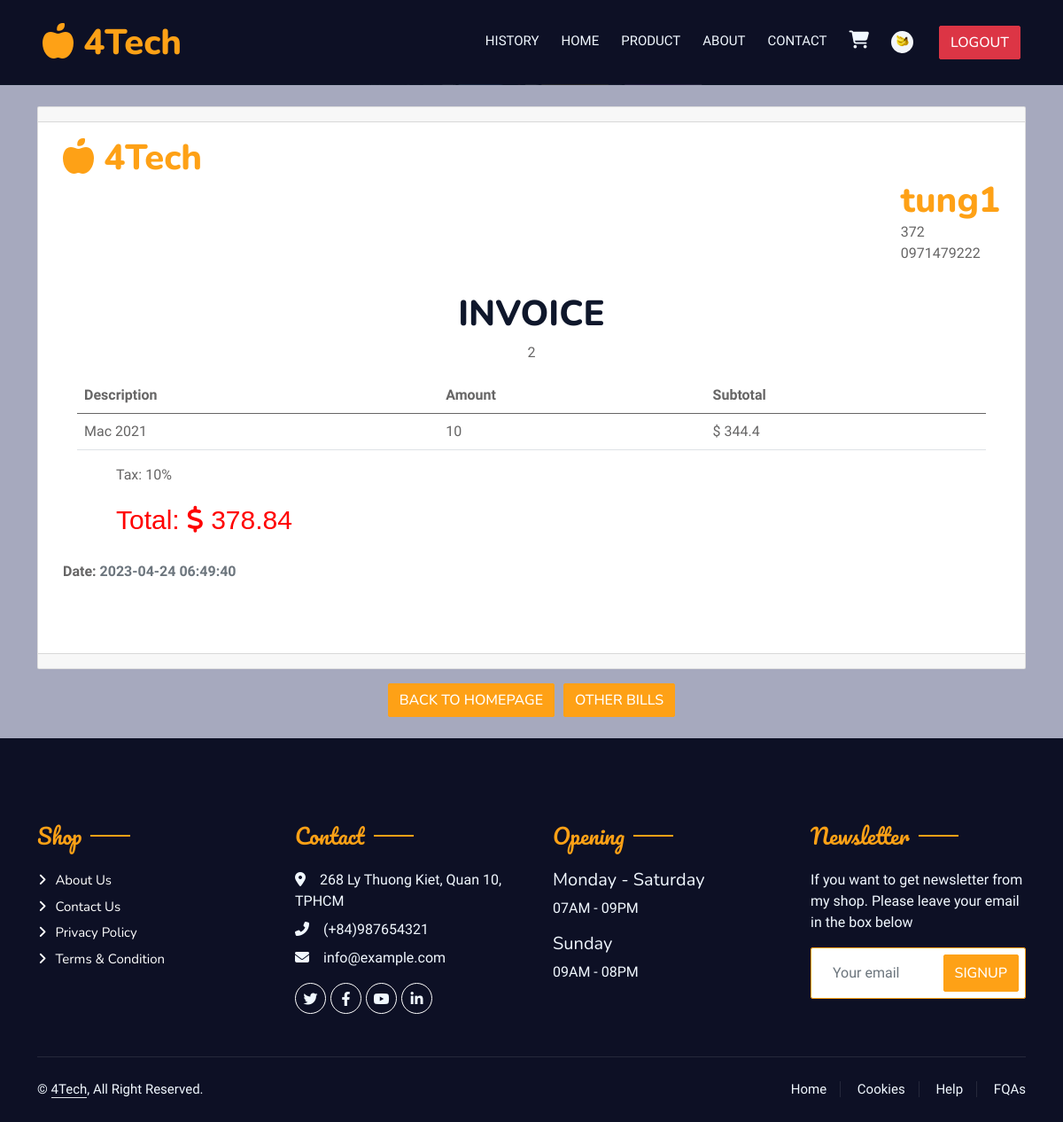
/history/bill.php?id=2 (signed in), run on the app's committed database.
### tables this page shows
CREATE TABLE `customer` (
  `id` int(11) NOT NULL,
  `username` varchar(50) NOT NULL,
  `password` text NOT NULL,
  `name` varchar(100) DEFAULT NULL,
  `phone` varchar(100) DEFAULT NULL,
  `address` varchar(256) DEFAULT NULL,
  `birthday` date DEFAULT NULL,
  `active` int(11) DEFAULT NULL,
  `image` text DEFAULT NULL,
  `status` varchar(10) DEFAULT NULL
);

CREATE TABLE `bill` (
  `id` int(11) NOT NULL,
  `customerID` int(11) NOT NULL,
  `date` text NOT NULL,
  `totalcost` int(11) NOT NULL,
  `Pay_method` char(10) DEFAULT NULL,
  `CHECKED` bit(1) NOT NULL
);

CREATE TABLE `products` (
  `id` int(11) NOT NULL,
  `name` varchar(255) NOT NULL,
  `price` varchar(255) NOT NULL,
  `type` varchar(255) NOT NULL,
  `image` varchar(255) NOT NULL,
  `image1` varchar(255) NOT NULL,
  `image2` varchar(255) NOT NULL,
  `image3` varchar(255) NOT NULL,
  `amount` int(11) DEFAULT NULL,
  `rating` int(11) NOT NULL,
  `chip` varchar(255) NOT NULL,
  `ram` varchar(255) NOT NULL,
  `screen` varchar(255) NOT NULL,
  `battery` varchar(255) NOT NULL,
  `outstanding` varchar(255) NOT NULL,
  `guarantee` varchar(255) NOT NULL
);

### history/bill.php (the view, shortened to what this page needs)
<?php
	if($_SESSION['role'] != 'customer'){
		echo 'This page is only for customer';
	}else{
		require_once('../config/config.php');
		$query = "select * from customer where id='".$_SESSION['id']."'";
		$res = $connection->query($query);
		$cusomer_info =  $res->fetch_assoc();
		$CUSTOMER_ID = $cusomer_info['id'];
		if(isset($_GET['id'])){
			$query = "select * from bill where id=".$_GET['id'];
			$res = $connection->query($query);
			$bill_detail = $res->fetch_assoc();
			$query = " select product_ID, amount from products_of_bill where bill_id=".$_GET['id'].' and customerID='.$CUSTOMER_ID;
			$res = $connection->query($query);
			$product_IDs = $res->fetch_all(MYSQLI_ASSOC);
			$products = array();
			foreach($product_IDs as $id){
				$query = "select * from products where id=".$id['product_ID'];
				$res = $connection->query($query);
				$product = $res->fetch_assoc();
				$product['quantity'] = $id['amount'];
				array_push($products, $product);
			}
		}else{
			header("Location: /history");
			exit;
		}
	}
?>
<!DOCTYPE html>
<html lang='en'>
	<head>
	</head>
	<body style="background-color: #a6a9be;">
		<?php include('../base/header.php'); ?>
			<div class="container-fluid">
					<div class="container mt-4 mb-4">
					<div class="card">
									<div class="card-header bg-black"></div>
									<div class="card-body">
										<div class="container">
										<div class="row">
											<div class="col-xl-12">
											<h1 class="text-primary m-0"><i class="fa-solid fa-apple-whole"></i> 4Tech</h1>
											</div>
										</div>
										<div class="row">
											<div class="col-xl-12">
											<ul class="list-unstyled text-primay float-end">
												<li><h1 class="text-primary m-0"><?php echo $cusomer_info['username']; ?></h1></li>
												<li><?php echo $cusomer_info['address']; ?></li>
												<li><?php echo $cusomer_info['phone']; ?></li>
											</ul>
											</div>
										</div>
										<div class="row text-center">
											<h3 class="text-uppercase text-center mt-3" style="font-size: 40px;">Invoice</h3>
											<p><?php echo $bill_detail['id']; ?></p>
										</div>
										<div class="row mx-3">
											<table class="table">
											<thead>
												<tr>
												<th scope="col">Description</th>
												<th scope="col">Amount</th>
												<th scope="col">Subtotal</th>
												</tr>
											</thead>
											<tbody>
												<?php
												$total = 0;
												foreach($products as $product){ ?>
													<tr>
														<td><?php echo $product['name']; ?></td>
														<td><?php echo $product['quantity']; ?></td>
														<td>$ <?php echo $product['price']*$product['quantity']; ?></td>
													</tr>
												<?php
												$total += $product['quantity']*$product['price'];
												} ?>
											</tbody>
											</table>
											</div>
										<div class="row">
											<div class="col-xl-8" style="margin-left:60px">
											<p>Tax: 10%</p>
											<p
												style="font-size: 30px; color: red; font-weight: 400;font-family: Arial, Helvetica, sans-serif;">
												Total:
												<span><i class="fas fa-dollar-sign"></i> <?php echo $total + 0.1*$total; ?></span></p>
											</div>
										</div>
										<div class="row mt-2 mb-5">
											<p class="fw-bold">Date: <span class="text-muted"><?php echo $bill_detail['date']; ?></span></p>
										</div>
										</div>
									</div>
									<div class="card-footer bg-black"></div>
									</div>
									<div class="row">
										<div class="col d-flex justify-content-center mt-3">
											<a class="btn btn-primary" href="/homepage/">Back to Homepage</a>
											<a href="/history" class="btn btn-primary" style="margin-left: 10px">Other bills</a>
										</div>
									</div>
					</div>
			</div>
	</body>
</html>

### base/header.php (shortened to what this page needs)
   <link rel="stylesheet" href="https://cdnjs.cloudflare.com/ajax/libs/font-awesome/6.4.0/css/all.min.css" type="text/css">
   <link href="https://cdn.jsdelivr.net/npm/bootstrap-icons@1.4.1/font/bootstrap-icons.css" rel="stylesheet" type="text/css">
   <link href="/utils/lib/animate/animate.min.css" rel="stylesheet" type="text/css">
   <link href="/utils/lib/owlcarousel/assets/owl.carousel.min.css" rel="stylesheet" type="text/css">
   <link href="/utils/lib/tempusdominus/css/tempusdominus-bootstrap-4.min.css" rel="stylesheet" type="text/css" />
   <link href="/utils/css/bootstrap.min.css" rel="stylesheet" type="text/css">
   <link href="/utils/css/style.css" rel="stylesheet">
<div class="container-fluid position-relative p-0"   style="background-color:#0d1025 ;">
           <nav class="navbar navbar-expand-lg navbar-dark px-4 px-lg-5 py-3 py-lg-0">
               <a href="/homepage/" class="navbar-brand p-0">
                   <h1 class="text-primary m-0"><i class="fa-solid fa-apple-whole"></i> 4Tech</h1>
               </a>
               <div class="collapse navbar-collapse" id="navbarCollapse">
                   <div class="navbar-nav ms-auto py-0 pe-4">
				<?php
					if(isset($_SESSION['username']) && $_SESSION['loggedin'] == true && $_SESSION['role']=='customer'){
					$link = mysqli_connect(DB_SERVER, DB_USERNAME, DB_PASSWORD, DB_NAME);
					$query = "select image from customer where username='".$_SESSION['username']."'";
					$image = $link->query($query)->fetch_assoc()['image'];
					echo "<a href='/history/' class='nav-item nav-link'>History</a>";
					}else{
					}?>
                       <a href="/homepage/" class="nav-item nav-link">Home</a>
                       <a href="/product-search/" class="nav-item nav-link">Product</a>
                       <a href="#about" class="nav-item nav-link">About</a>
                       <a href="#contact" class="nav-item nav-link">Contact</a>
				<?php if(isset($_SESSION['username']) && $_SESSION['loggedin'] == true && $_SESSION['role']=='customer'){
					echo '<a href="/cart/" class="nav-item nav-link"><i class="fa-solid fa-cart-shopping" style="font-size:20px"></i></a>';
                   	echo'<a href="/customer/" class="nav-item nav-link">';
					echo '<i><img src="'.$image.'" style="width:25px;height:25px;border-radius:20px;"></i>';
					echo '</a></div>';
					echo'<div class="d-flex justify-content-center"><a href="/login/logout.php" class="btn btn-danger" style="margin-left: 5px">Logout</a></div>';
				}else{
					echo'</div><div class="d-flex justify-content-center"><a href="/login/login.php" class="btn btn-primary">';
					echo "Login";
					echo '</a></div>';
				}
				?>
               </div>
           </nav>
       </div>

### utils/css/style.css (style rules this page uses)
:root { --primary: #FEA116; --light: #F1F8FF; --dark: #0F172B; }
.ff-secondary { font-family: 'Pacifico', cursive; }
.btn { font-family: 'Nunito', sans-serif; font-weight: 500; text-transform: uppercase; transition: .5s; }
.btn.btn-primary, .btn.btn-secondary { color: #FFFFFF; }
.navbar-dark .navbar-nav .nav-link { position: relative; margin-left: 25px; padding: 35px 0; font-size: 15px; color: var(--light) !important; text-transform: uppercase; font-weight: 500; outline: none; transition: .5s; }
@media (min-width: 992px) { .navbar-dark { position: absolute; width: 100%; top: 0; left: 0; z-index: 999; } }
.section-title { position: relative; display: inline-block; }
.section-title::before { position: absolute; content: ""; width: 45px; height: 2px; top: 50%; left: -55px; margin-top: -1px; background: var(--primary); }
.section-title::after { position: absolute; content: ""; width: 45px; height: 2px; top: 50%; right: -55px; margin-top: -1px; background: var(--primary); }
.section-title.text-start::before, .section-title.text-end::after { display: none; }
.footer .btn.btn-social { margin-right: 5px; width: 35px; height: 35px; display: flex; align-items: center; justify-content: center; color: var(--light); border: 1px solid #FFFFFF; border-radius: 35px; transition: .3s; }
.footer .btn.btn-link { display: block; margin-bottom: 5px; padding: 0; text-align: left; color: #FFFFFF; font-size: 15px; font-weight: normal; text-transform: capitalize; transition: .3s; }
.footer .btn.btn-link::before { position: relative; content: "\f105"; font-family: "Font Awesome 5 Free"; font-weight: 900; margin-right: 10px; }
.footer .copyright { padding: 25px 0; font-size: 15px; border-top: 1px solid rgba(256, 256, 256, .1); }
.footer .copyright a { color: var(--light); }
.footer .footer-menu a { margin-right: 15px; padding-right: 15px; border-right: 1px solid rgba(255, 255, 255, .1); }
.footer .footer-menu a:last-child { margin-right: 0; padding-right: 0; border-right: none; }
.navbar-dark { background-color:#0d1025; }

### data on the page
customer: image (picture), username "tung1", address "372", phone "0971479222"
bill: id "2", date "2023-04-24 06:49:40"
products: name "Mac 2021", quantity "10", $product['price']*$product['quantity'] "344.4"

### other printed values
$total + 0.1*$total "378.84"
